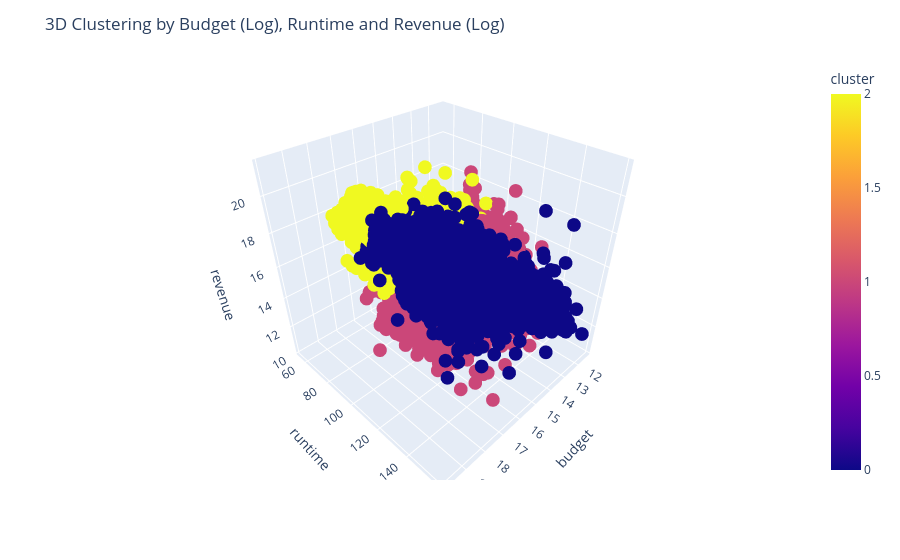

The notebook cell this image was saved under:
### Code cell
# 3D visualization - Budget and Revenue Log Transformed !
fig = px.scatter_3d(
    data_filtered_with_clusters1,
    x='budget',
    y='runtime',
    z='revenue',
    color='cluster',
    hover_data=['release_year']
)

fig.update_layout(title='3D Clustering by Budget (Log), Runtime and Revenue (Log)')
fig.show()

### Figure 1 — Plotly figure (JSON) as saved in the notebook; plotly's stock layout.template omitted (floating-point values rounded to 4 significant figures; data arrays with more than 128 entries replaced by an {"elided": "..."} marker saying what was removed)
{"data": [{"customdata": {"elided": "9166x1 int values"}, "hovertemplate": "budget=%{x}<br>runtime=%{y}<br>revenue=%{z}<br>release_year=%{customdata[0]}<br>cluster=%{marker.color}<extra></extra>", "legendgroup": "", "marker": {"color": {"elided": "9166 int values"}, "coloraxis": "coloraxis", "symbol": "circle"}, "mode": "markers", "name": "", "scene": "scene", "showlegend": false, "type": "scatter3d", "x": {"elided": "9166 float values"}, "y": {"elided": "9166 int values"}, "z": {"elided": "9166 float values"}}], "layout": {"coloraxis": {"colorbar": {"title": {"text": "cluster"}}, "colorscale": [[0, "#0d0887"], [0.1111, "#46039f"], [0.2222, "#7201a8"], [0.3333, "#9c179e"], [0.4444, "#bd3786"], [0.5556, "#d8576b"], [0.6667, "#ed7953"], [0.7778, "#fb9f3a"], [0.8889, "#fdca26"], [1, "#f0f921"]]}, "legend": {"tracegroupgap": 0}, "margin": {"t": 60}, "scene": {"domain": {"x": [0, 1], "y": [0, 1]}, "xaxis": {"title": {"text": "budget"}}, "yaxis": {"title": {"text": "runtime"}}, "zaxis": {"title": {"text": "revenue"}}}, "title": {"text": "3D Clustering by Budget (Log), Runtime and Revenue (Log)"}}}
